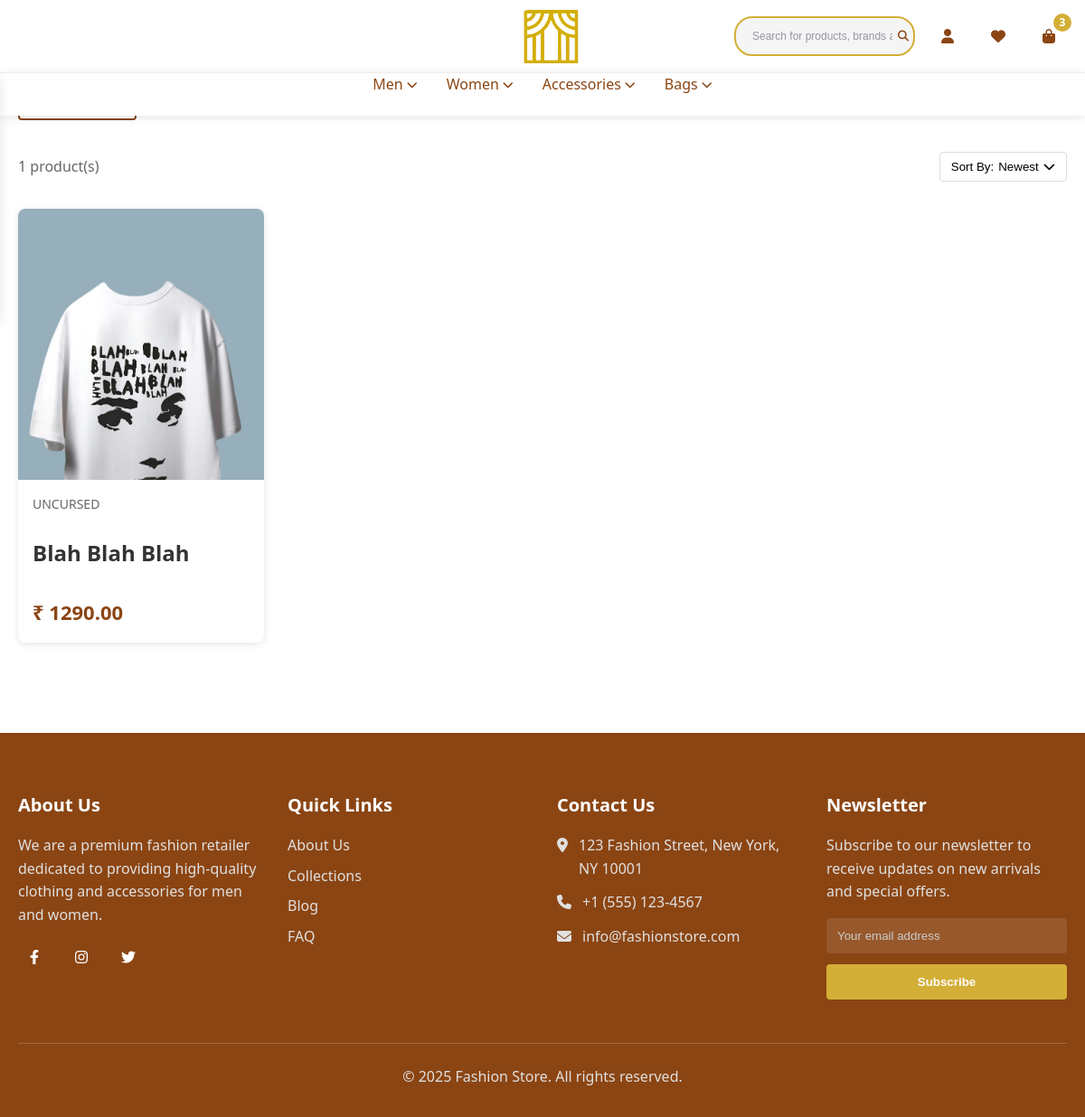
Screenshot of /specialoffers with the database file from the repository.
### home/models.py (models this page shows, shortened)
class Listing(models.Model):
    name = models.CharField(max_length=255)
    brand = models.ForeignKey(Brand, on_delete=models.CASCADE)
    category = models.ForeignKey(Category, on_delete=models.CASCADE)
    productType = models.ForeignKey(ProductType, on_delete=models.CASCADE, blank=True, null=True)
    uniqueLabel = models.PositiveIntegerField(blank=True, null=True)
    colors = models.ManyToManyField(Color)
    sizes = models.ManyToManyField(Size)
    price = models.DecimalField(max_digits=10, decimal_places=2)
    discountedPrice = models.DecimalField(max_digits=10, decimal_places=2, blank=True, null=True)
    description = models.TextField(blank=True, null=True)
    productDetails = models.TextField(blank=True, null=True)
    deliveryTime = models.CharField(max_length=255, default="5-7 days")
    stockQuantity = models.PositiveIntegerField(default=0)
    createdAt = models.DateTimeField(auto_now_add=True)
    slug = models.SlugField(unique=True, blank=True, null=True)
    returnEligible = models.BooleanField(default=False)
    exchangeEligible = models.BooleanField(default=False)
    bestSelling = models.BooleanField(default=False)
    newArrival = models.BooleanField(default=False)
    specialOffer = models.BooleanField(default=False)
    class Meta:
        constraints = [
            UniqueConstraint(fields=['productType', 'uniqueLabel'], name='unique_product_label')
        ]

class Image(models.Model):
    listing = models.ForeignKey(Listing, on_delete=models.CASCADE, related_name="images")
    image = models.ImageField(upload_to="images/")

class Brand(models.Model):
    name = models.CharField(max_length=100, unique=True)
    def __str__(self):
        return self.name

### home/views.py (the view)
# urls.py: path('specialoffers', views.specialOffers, name="specialOffers"),
def specialOffers(request):
    listings = Listing.objects.filter(specialOffer=True)
    return render(request, "listing.html", {
        "listings": listings
    })

### home/templates/listing.html (shortened to what this page needs)
{% extends "layout.html" %}
{% load static %}
{% block body %}
  <main>
    <section class="product-listing">
        <div class="container">
          <div class="listing-header">
            <div>
              <p class="listing-count">{{ listings|length }} product(s)</p>
            </div>
            <div class="sort-dropdown">
              <button class="sort-button">
                Sort By: <span id="currentSort">Newest</span> <i class="fas fa-chevron-down"></i>
              </button>
            </div>
          </div>
    {% if message %}
          <h3>{{ message }}</h3>
    {% else %}
        <div class="product-grid">
            {% for list in listings %}
              <a href="{% url 'item' list.category.slug list.productType.slug list.slug %}" class="product-card"  data-created-at="{{ list.createdAt|date:'Y-m-d H:i:s' }}">
                <div class="product-image-container">
                  <img src="{{ list.images.first.image.url }}" alt="Product 1" class="product-image primary">
                </div>
                <div class="product-info">
                  <div class="product-brand">{{ list.brand }}</div>
                  <h3 class="product-name">{{ list.name }}</h3>
                  {% if list.discountedPrice %}
                    <div class="price-container">
                        <div class="product-price">₹ {{ list.discountedPrice }}</div>
                        <div class="product-discounted-price"><s>₹ {{ list.price }}</s></div>
                    </div>
                  {% else %}
                    <div class="product-price">₹ {{ list.price }}</div>
                  {% endif %}
                </div>
              </a>
            {% endfor %}
          </div>
    {% endif %}
  </main>
{% endblock %}
{% block script %}
    {% load static %}
{% endblock %}

### home/static/styles.css (style rules this page uses)
* { margin: 0; padding: 0; box-sizing: border-box; }
body { font-family: "Segoe UI", Tahoma, Geneva, Verdana, sans-serif; line-height: 1.6; color: #333; background-color: #fff; }
a { text-decoration: none; color: inherit; }
img { max-width: 100%; height: auto; display: block; }
.container { width: 100%; max-width: 1200px; margin: 0 auto; padding: 0 20px; }
main { padding-top: 128px; }
.product-card { background-color: white; border-radius: 8px; overflow: hidden; box-shadow: 0 4px 12px rgba(0, 0, 0, 0.1); transition: transform 0.3s ease, box-shadow 0.3s ease; }
.product-image { height: 256px; overflow: hidden; }
.product-info { padding: 16px; }
.product-name { font-size: 18px; font-weight: 600; margin-bottom: 8px; }
.product-price { font-size: 15px; font-weight: 700; color: #8b4513; }
body { font-family: 'Segoe UI', Tahoma, Geneva, Verdana, sans-serif; line-height: 1.6; color: #333; background-color: #fff; }
.product-listing { padding: 40px 0; }
.listing-header { display: flex; justify-content: space-between; align-items: center; margin-bottom: 30px; }
.listing-count { color: #666; }
.sort-dropdown { position: relative; }
.sort-button { display: flex; align-items: center; gap: 5px; background: none; border: 1px solid #ddd; padding: 8px 12px; border-radius: 4px; cursor: pointer; }
.product-grid { display: grid; grid-template-columns: repeat(1, 1fr); gap: 24px; }
.product-card { background-color: white; border-radius: 8px; overflow: hidden; box-shadow: 0 2px 8px rgba(0,0,0,0.1); transition: transform 0.3s ease, box-shadow 0.3s ease; }
.product-image-container { position: relative; height: 300px; overflow: hidden; }
.product-image { position: absolute; top: 0; left: 0; width: 100%; height: 100%; object-fit: cover; transition: opacity 0.3s ease; }
.product-image.primary { opacity: 1; }
.product-brand { font-size: 12px; color: #666; text-transform: uppercase; margin-bottom: 4px; }
.product-name { font-size: 16px; font-weight: 600; margin-bottom: 8px; color: #333; }
.product-price { font-size: 16px; font-weight: 700; color: #8B4513; }
@media (min-width: 768px) { .product-grid { grid-template-columns: repeat(2, 1fr); } }
@media (min-width: 992px) { .product-grid { grid-template-columns: repeat(3, 1fr); } }
@media (min-width: 1200px) { .product-grid { grid-template-columns: repeat(4, 1fr); } }
.product-info { display: flex; flex-direction: column; gap: 20px; }
.product-brand { font-size: 14px; color: #666; text-transform: uppercase; }
.product-name { font-size: 24px; font-weight: 600; color: #333; }
.product-price { font-size: 22px; font-weight: 700; color: #8B4513; }
@media (min-width: 768px) { .product-info { flex: 1; } }

### rows the page displays
Listing: images.first.image (picture), brand "UNCURSED", name "Blah Blah Blah", price "1290.00"

### other values shown
{{ listings|length }} "1"
